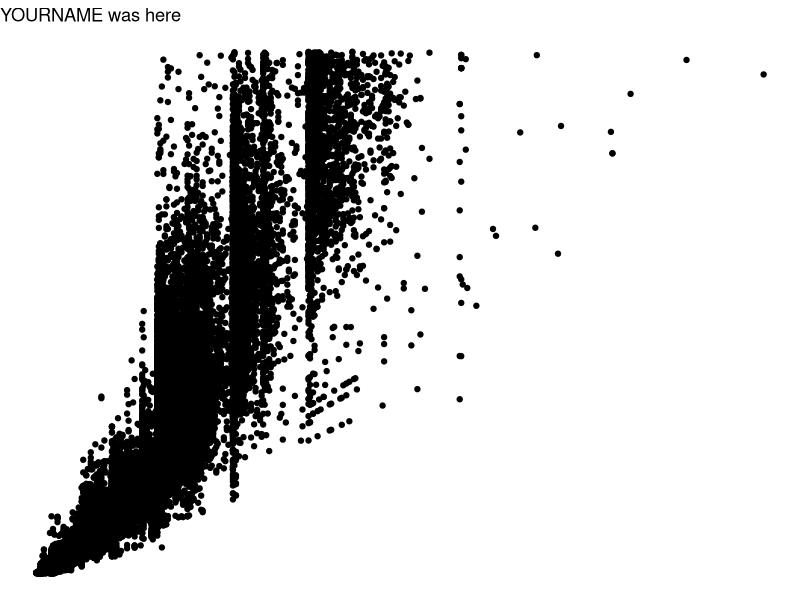
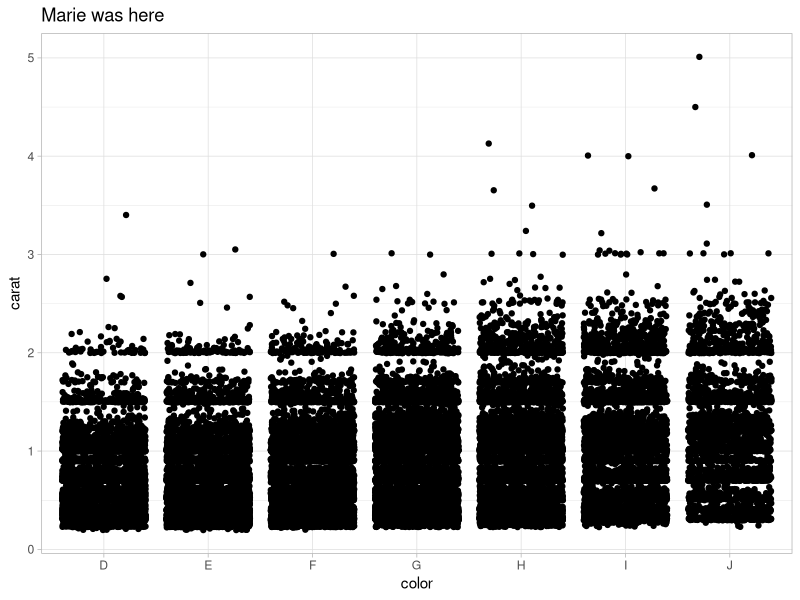
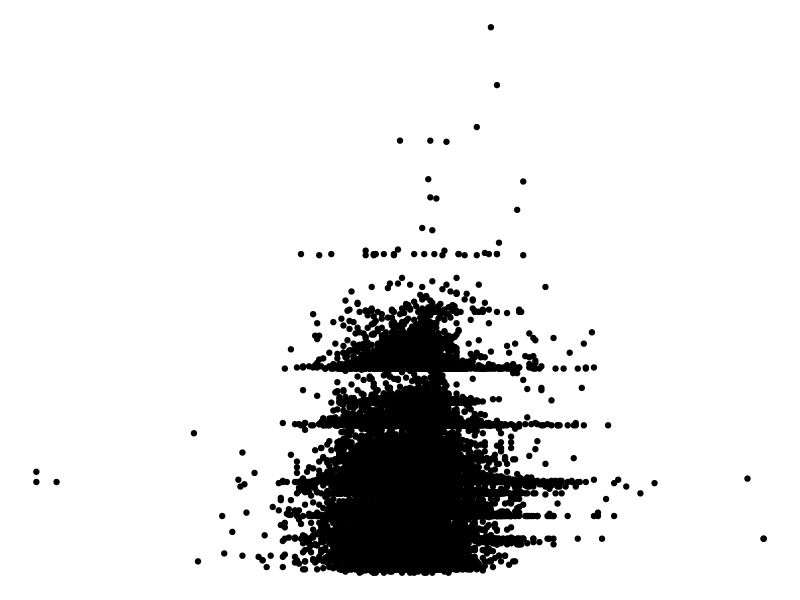

Write the R code that produced these figures, in order.
## ---- chunk 1
knitr::opts_chunk$set(echo = TRUE)
library(tidyverse)
## ---- chunk 2
# Partner 1: 
# Run the code below to see the original graph
# Change the code below to make the point color change based on 'cut', and update the theme to theme_bw(). Update the title to include your first name. 

ggplot(data = diamonds, aes(x = carat, y = price)) +
  geom_point() +
  theme_void() +
  labs(title = "YOURNAME was here")
## ---- chunk 3
# Partner 2: 
# Run the code below to see the original graph
# Change the code below to make the geom a geom_jitter, and update the theme to theme_light. Update the title to include your first name. 

ggplot(data = diamonds, aes(x = color, y = carat)) +
  geom_jitter() +
  labs(title = "Marie was here") +
  theme_light()

## ---- chunk 4
ggplot(data = diamonds, aes(x = depth, y = carat)) +
  geom_point() +
  theme_void()
## ---- chunk 5
